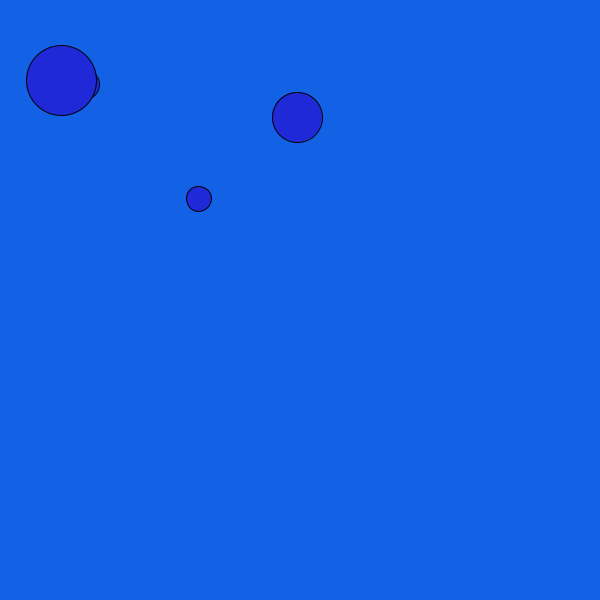
Frame 1 (no input)
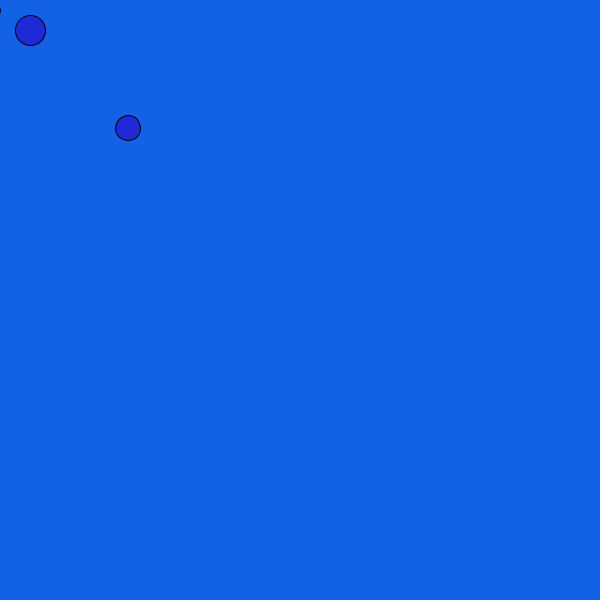
Frame 60 (the mouse pressed at the canvas centre just before this capture)
Frame 120 (the mouse held since frame 60 and released just before this capture): identical to frame 60, image omitted

The Processing sketch that drew these frames (run headless with seeded random() and noise(); from frame 60 on, the mouse is pressed at the canvas centre):

// Processing sketch: processing_86000
// ── processing_86000.pde

Seeker a, b, c, d, e;

void setup()
{
  size(600,600);
  smooth();
a = new Seeker();
  a.r = 25;
  a.v = 4;
  int col=#F51121;
  
  b = new Seeker();
  b.r = 30;
  b.v = 3;

  c = new Seeker();
  c.r = 10;
  c.v = 5;
  
  d = new Seeker();
  d.r = 50;
  d.v = 10;
  
  e = new Seeker();
  e.r = 70;
  e.v = 15;

  a.x = width/3;
  b.x = width/7;
  c.x = width/7;
  d.x = width/2;
  e.x = width/9;
  a.y = height/3;
  b.y = height/7;
  c.y = height/6;
  d.y = height/5;
  e.y = height/7;
  
}

void draw()
{
  background(#1361E5);
  a.move();
  b.move();
  c.move();
  d.move();
  e.move();
  a.show();
  b.show();
  c.show();
  d.show();
  e.show();
}
class Seeker
{
  float x, y;
  int r; // size (r for radius)
  int v; // velocity
  int col= #F51121; //color
  void show()
  {
    fill(#1F29D8);
    ellipse(x,y, r,r);
    noFill();
  }

  void move()
  {
    x += ( mouseX - width/2 ) * 0.001 * v;
    y += ( mouseY - height/2 ) * 0.001 * v;
  }
}
